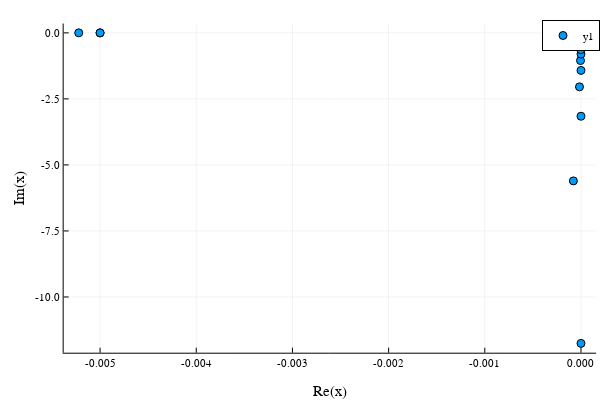

The notebook cell this image was saved under:
### Code cell
scatter(lst.F.values.*1im)

### Figure 1 — Plotly figure (JSON) as saved in the notebook; plotly's stock layout.template omitted (floating-point values rounded to 4 significant figures; data arrays with more than 128 entries replaced by an {"elided": "..."} marker saying what was removed)
{"data": [{"colorbar": {"len": 0.9143, "title": "", "x": 0.9934, "y": 0.533}, "legendgroup": "y1", "marker": {"color": "rgba(0, 154, 250, 1.000)", "line": {"color": "rgba(0, 0, 0, 1.000)", "width": 1}, "size": 8, "symbol": "circle"}, "mode": "markers", "name": "y1", "showlegend": true, "type": "scatter", "x": {"elided": "384 float values"}, "xaxis": "x", "y": {"elided": "384 float values"}, "yaxis": "y"}], "layout": {"annotations": [], "height": 400, "legend": {"bgcolor": "rgba(255, 255, 255, 1.000)", "bordercolor": "rgba(0, 0, 0, 1.000)", "borderwidth": 1, "font": {"color": "rgba(0, 0, 0, 1.000)", "family": "sans-serif", "size": 11}, "title": {"font": {"color": "rgba(0, 0, 0, 1.000)", "family": "sans-serif", "size": 15}, "text": ""}, "tracegroupgap": 0, "traceorder": "normal", "x": 1, "xanchor": "auto", "y": 1, "yanchor": "auto"}, "margin": {"b": 20, "l": 0, "r": 0, "t": 20}, "paper_bgcolor": "rgba(255, 255, 255, 1.000)", "plot_bgcolor": "rgba(255, 255, 255, 1.000)", "showlegend": true, "width": 600, "xaxis": {"anchor": "y", "domain": [0.1061, 0.9934], "gridcolor": "rgba(0, 0, 0, 0.100)", "gridwidth": 0.5, "linecolor": "rgba(0, 0, 0, 1.000)", "mirror": false, "range": [-0.005379, 0.0001567], "showgrid": true, "showline": true, "showticklabels": true, "tickangle": 0, "tickcolor": "rgb(0, 0, 0)", "tickfont": {"color": "rgba(0, 0, 0, 1.000)", "family": "sans-serif", "size": 11}, "tickmode": "array", "ticks": "inside", "ticktext": ["-0.005", "-0.004", "-0.003", "-0.002", "-0.001", "0.000"], "tickvals": [-0.005, -0.004, -0.003, -0.002, -0.001, 0], "title": "Re(x)", "titlefont": {"color": "rgba(0, 0, 0, 1.000)", "family": "sans-serif", "size": 15}, "type": "-", "visible": true, "zeroline": false, "zerolinecolor": "rgba(0, 0, 0, 1.000)"}, "yaxis": {"anchor": "x", "domain": [0.07581, 0.9902], "gridcolor": "rgba(0, 0, 0, 0.100)", "gridwidth": 0.5, "linecolor": "rgba(0, 0, 0, 1.000)", "mirror": false, "range": [-12.11, 0.3527], "showgrid": true, "showline": true, "showticklabels": true, "tickangle": 0, "tickcolor": "rgb(0, 0, 0)", "tickfont": {"color": "rgba(0, 0, 0, 1.000)", "family": "sans-serif", "size": 11}, "tickmode": "array", "ticks": "inside", "ticktext": ["-10.0", "-7.5", "-5.0", "-2.5", "0.0"], "tickvals": [-10, -7.5, -5, -2.5, 0], "title": "Im(x)", "titlefont": {"color": "rgba(0, 0, 0, 1.000)", "family": "sans-serif", "size": 15}, "type": "-", "visible": true, "zeroline": false, "zerolinecolor": "rgba(0, 0, 0, 1.000)"}}}
